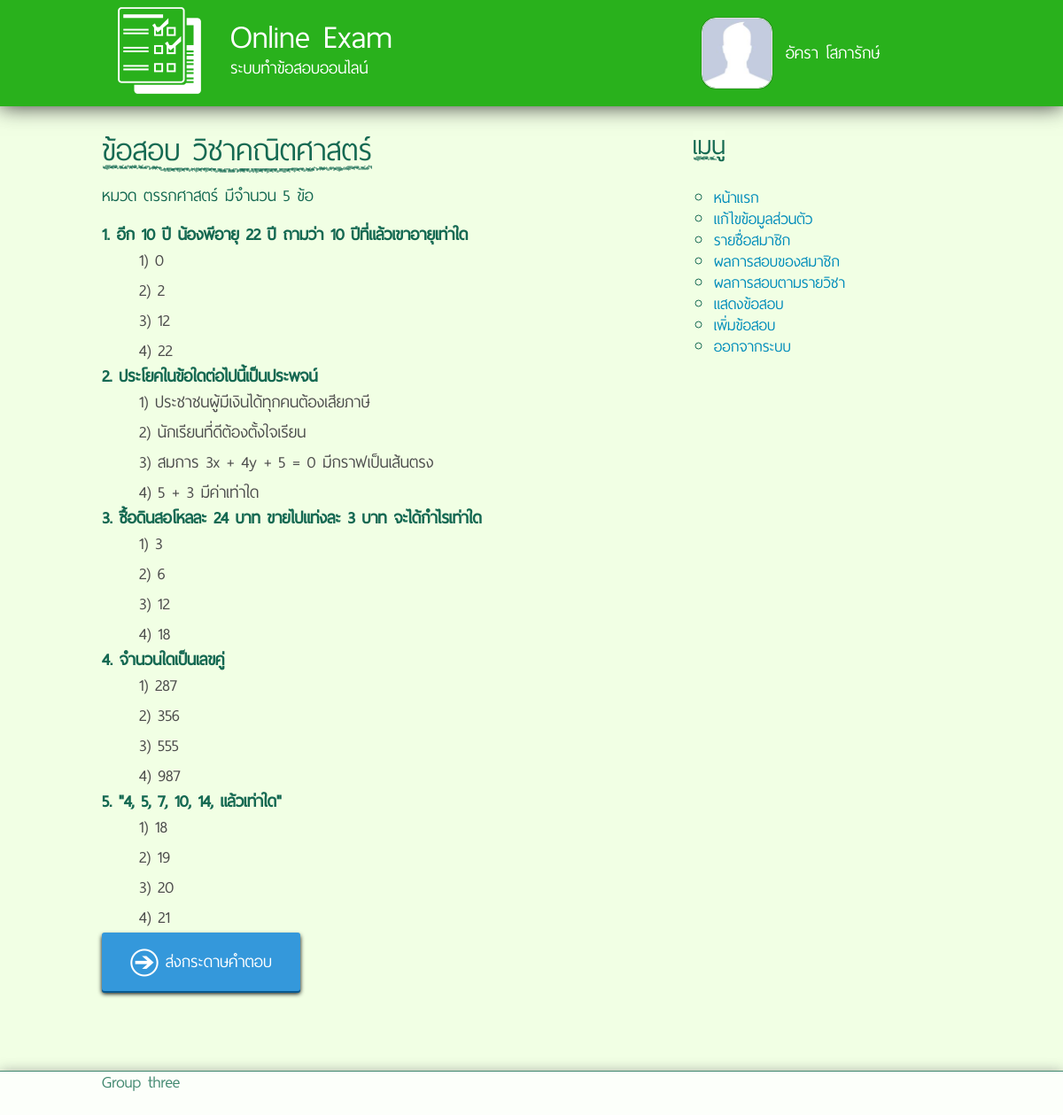
The page /exam.php?top=1 (signed in) on the database its author committed.
### tables this page shows
CREATE TABLE IF NOT EXISTS `topics` (
  `Top_id` int(11) NOT NULL AUTO_INCREMENT,
  `Top_name` varchar(50) NOT NULL,
  `Sub_id` varchar(8) NOT NULL,
  PRIMARY KEY (`Top_id`)
);

CREATE TABLE IF NOT EXISTS `subject` (
  `Sub_id` varchar(8) NOT NULL,
  `Sub_name` varchar(50) NOT NULL,
  `Tea_id` varchar(8) NOT NULL,
  PRIMARY KEY (`Sub_id`)
);

CREATE TABLE IF NOT EXISTS `question` (
  `Q_id` int(11) NOT NULL AUTO_INCREMENT,
  `Question` varchar(100) NOT NULL,
  `Choice1` varchar(70) NOT NULL,
  `Choice2` varchar(70) NOT NULL,
  `Choice3` varchar(70) DEFAULT NULL,
  `Choice4` varchar(70) DEFAULT NULL,
  `Choice5` varchar(70) DEFAULT NULL,
  `Correct` char(1) NOT NULL,
  `Top_id` int(11) NOT NULL,
  PRIMARY KEY (`Q_id`)
);

### config.php (called while the page is built, shortened)
<?php
	$cfg = array(
		'title' => "Online Exam",
		'subtitle' => "ระบบทำข้อสอบออนไลน์"
	);
?>

### db.php (called while the page is built)
<?php
	include("db.class.php");
	$db=new Database(DB_HOST,DB_USER,DB_PASS,DB_NAME);
?>

### functions.php (called while the page is built, shortened)
<?php
	function checkLogin($db) {
		if ($_SESSION['perm'] == "stu") {
			if (isset($_SESSION['user']) and isset($_SESSION['pwd'])) {
				$db->Table = "student";
				$db->Where = "Stu_id = '$_SESSION[user]' and Stu_pwd = '$_SESSION[pwd]'";
				$data = $db->Select1();
				if ($data) {
					return true;
				} else {
					return false;
				}
			} else {
				return false;
			}
		} elseif ($_SESSION['perm'] == "tea") {
			if (isset($_SESSION['user']) and isset($_SESSION['pwd'])) {
				$db->Table = "teacher";
				$db->Where = "Tea_id = '$_SESSION[user]' and Tea_pwd = '$_SESSION[pwd]'";
				$data = $db->Select1();
				if ($data) {
					return true;
				} else {
					return false;
				}
			} else {
				return false;
			}
		}
	}
?>

### db.class.php (called while the page is built, shortened)
<?php
	Class Database{
		public function Select1($Columns = "*")
		{
				$Select = "SELECT $Columns FROM $this->Table WHERE $this->Where LIMIT 1";
				$query = @mysql_query($Select);
				return @mysql_fetch_assoc($query);
		}
		public function Select($Columns = "*", $Orderby = "")
		{
			$data = array();
			$Select = "SELECT $Columns FROM $this->Table WHERE $this->Where $Orderby";
			$result = mysql_query($Select) or trigger_error(mysql_error().$Select);
			if ($result)
			{
				while($row = mysql_fetch_assoc($result))
				{
					$data[] = $row;
				}
			}
			return $data;
		}
	}
?>

### exam.php (the view, shortened to what this page needs)
<?php
	require_once("config.php");
	include("db.php");
	include("functions.php");
	include("head.php");
	include("sidebar.php");
	echo '		<div id="content" class="large-8 medium-8 medium-pull-4 columns">';
	$topid = (isset($_GET['top']) ? $_GET['top'] : "");
	$db->Table = "question";
	$db->Where = "q_id NOT
IN (
SELECT q_id
FROM question_detail
WHERE stu_id =  '$_SESSION[user]'
)
AND top_id =  '$topid'
ORDER BY RAND()
LIMIT 5";
	$quest = $db->Select();
	$db->Table = "subject s LEFT JOIN Topics t ON ( s.sub_id = t.sub_id )";
	$db->Where = "t.top_id =  '$topid'";
	$subdata = $db->Select1("Sub_name, Top_name");
?>
			<h1><span>ข้อสอบ วิชา<?php echo $subdata['Sub_name']; ?></span></h1>
			<p>หมวด <?php echo $subdata['Top_name']; ?> <span class="small">มีจำนวน <?php echo count($quest); ?> ข้อ</p>
			<form method="post" action="exam-process.php?top=<?php echo $topid; ?>">
<?php
	if ($quest && count($quest) > 0) {
		$count = 1;
		echo '				<div class="questions">';
		foreach ($quest as $value) {
			echo '
					<span class="question">' . $count . '. ' . $value['Question'] . '</span>
					<ul class="examcheck">
						<li>
							<input type="radio" name="answer' . $count . '" id="radio' . $count . '1" value="1" class="xcheckbox">
							<label for="radio' . $count . '1" class="xcheckbox-label">1) ' . $value['Choice1'] . '</label>
							<div class="checkmark"></div>
						</li>
						<li>
							<input type="radio" name="answer' . $count . '" id="radio' . $count . '2" value="2" class="xcheckbox">
							<label for="radio' . $count . '2" class="xcheckbox-label">2) ' . $value['Choice2'] . '</label>
							<div class="checkmark"></div>
						</li>
						<li>
							<input type="radio" name="answer' . $count . '" id="radio' . $count . '3" value="3" class="xcheckbox">
							<label for="radio' . $count . '3" class="xcheckbox-label">3) ' . $value['Choice3'] . '</label>
							<div class="checkmark"></div>
						</li>
						<li>
							<input type="radio" name="answer' . $count . '" id="radio' . $count . '4" value="4" class="xcheckbox">
							<label for="radio' . $count . '4" class="xcheckbox-label">4) ' . $value['Choice4'] . '</label>
							<div class="checkmark"></div>
						</li>
						<li style="display:none;">
							<input type="radio" name="answer' . $count . '" id="radio' . $count . '5" value="5" class="xcheckbox">
							<label for="radio' . $count . '5" class="xcheckbox-label">5) ' . $value['Choice5'] . '</label>
							<div class="checkmark"></div>
						</li>
					</ul>';
			$count++;
		}
		echo '				</div>
				<p>
					<button class="liblue subjectbtn"><img src="images/forward.png"> ส่งกระดาษคำตอบ</button>
				</p>';
	} else {
		echo showwarn("ยังไม่มีข้อสอบให้ทำในตอนนี้");
	}
?>
			</form>
		</div>
<?php
	include("footer.php");

### head.php (shortened to what this page needs)
?><html>
<head>
	<link rel="stylesheet" type="text/css" href="css/normalize.css">
	<link rel="stylesheet" href="css/foundation.css" />
	<link rel="stylesheet" href="css/styles.css" type="text/css" />
	<link rel="stylesheet" href="css/jquery-tool.css" type="text/css" />
	<link rel="stylesheet" type="text/css" href="css/ui-lightness/jquery-ui-1.10.3.custom.css">
</head>
<body>
	<div class="row rowhead">
		<div class="row" style="max-width: 62.5rem; margin: 0 auto;">
			<div id="wheader" class="large-12 columns">
				<div class="large-12">
					<div class="row">
						<div class="large-12 columns">
							<div class="large-8 medium-8 columns">
								<a href="index.php">
									<span class="htxt"><?php echo $cfg['title']; ?></span>
									<span class="stxt"><?php echo $cfg['subtitle']; ?></span>
								</a>
							</div>
							<div class="large-4 medium-4 columns">
<?php
	if (checkLogin($db)) {
?>
								<div class="profile">
									<div class="small-3 columns">
										<img src="images/who.jpg">
									</div>
									<div class="small-9 columns">
										<?php echo $_SESSION['name'] . '<br>' . (isset($_SESSION['major']) ? $_SESSION['major'] : ""); ?>
									</div>
								</div>
<?php
	}
?>
							</div>
						</div>
					</div>
				</div>
			</div>
		</div>
	</div>
	<div class="row">

### sidebar.php (shortened to what this page needs)
		<div id="sidebar" class="large-4 medium-4 medium-push-8 columns">
			<h2><span>เมนู</span></h2>
			<p>
				<ul class="menu">
					<li><a href="index.php">หน้าแรก</a></li>
<?php
	if (checkLogin($db)) {
		echo '<li><a href="#">แก้ไขข้อมูลส่วนตัว</a></li>';
		if ($_SESSION['perm'] == "stu") {
			echo '<li><a href="index.php#exam">เลือกข้อสอบ</a></li>';
		} elseif ($_SESSION['perm'] == "tea") {
			echo '<li><a href="members-list.php">รายชื่อสมาชิก</a></li>
					<li><a href="search-by-student.php">ผลการสอบของสมาชิก</a></li>
					<li><a href="search-by-subject.php">ผลการสอบตามรายวิชา</a></li>
					<li><a href="search-subjects.php">แสดงข้อสอบ</a></li>
					<li><a href="add-question.php">เพิ่มข้อสอบ</a></li>';
		}
		echo '<li><a href="login.php?logout">ออกจากระบบ</a></li>';
	} else {
		echo '<li><a href="login.php">เข้าสู่ระบบ</a></li>
			<li><a href="register.php">ลงทะเบียน</a></li>';
	}
?>
				</ul>
			</p>
		</div>

### footer.php (shortened to what this page needs)
	</div>
	<div class="row" style="position: fixed; height: 50px; background: #fff; max-width: inherit; border-top: solid #156952 1px;
bottom: 0px; box-shadow: 0px 2px 16px #838383;opacity: 0.8;">
		<div class="row" style="max-width: 62.5rem; margin: 0 auto;">
			<div class="medium-12 columns">
				Group three
				<br><?php if (!checkLogin($db)) echo '<a href="admin-login.php">Teacher Login</a>'; ?>
			</div>
		</div>
	</div>
</body>
</html>

### css/styles.css (style rules this page uses)
html, body { font-family: 'thaisans_neueregular', "Open Sans", "Helvetica Neue", "Helvetica", Helvetica, Arial, sans-serif; }
body { color: #156952; background: #F1FFE4; font-size: 1.5rem; }
h1, h2, h3, h4, h5, h6 { font-family: inherit; color: inherit; }
h1 > span { background: url('../images/chockd.png') no-repeat 0px bottom; text-shadow: -2px -1px 0 #F1FFE4, 2px -1px 0 #F1FFE4, -2px 1px 0 #F1FFE4, 2px 1px 0 #F1FFE4; }
h2 > span { background: url('../images/chockd.png') no-repeat 0px bottom; text-shadow: -2px -1px 0 #F1FFE4, 2px -1px 0 #F1FFE4, -2px 1px 0 #F1FFE4, 2px 1px 0 #F1FFE4; }
p { text-align: justify; font-size: 1.5rem; line-height: 1; }
ul { margin-left: 1.5rem; }
ul, ol, dl, label { font-size: inherit; line-height: 1; }
a { font-size: 1.4rem; line-height: 1; }
.rowhead { max-width: 100%; width: 100%; margin-bottom: 1rem; background: #29B11C; box-shadow: #333 0px 0px 23px; }
div#wheader { text-align: left; background: url('../images/logo100w.png') no-repeat 30px 7px; -webkit-font-smoothing: antialiased; color: #fff; height: 120px; }
#wheader .htxt { font-size: 3rem; display: block; margin-top: 17px; margin-left: 130px; padding: 0 0; }
#wheader .stxt { display: block; margin-left: 130px; font-size: 24px; padding: 0 0; }
#wheader a { height: 120px; position: absolute; color: #fff; }
#wheader .profile { display: table; }
#wheader .profile > div { display: table-cell; vertical-align: middle; height: 120px; float: none; width: inherit; padding-right: 0; }
#wheader .profile img { width: 80px; box-shadow: #000000 0px 0px 1px; border-radius: 16px; border: solid #E0E0E0 1px; }
div#content ,div#content > * { -moz-transition: all 0.2s ease-out; -o-transition: all 0.2s ease-out; -ms-transition: all 0.2s ease-out; -webkit-transition: all 0.2s ease-out; transition: all 0.2s ease-out; }
button.liblue, .button.liblue { font-family: inherit; font-size: 1.5rem; background-color: #3498db; color: white; border-radius: 3px; -webkit-border-radius: 3px; -moz-border-radius: 3px; box-shadow: 0px 2px 0px #085A91, 0px 2px 5px #000000; -webkit-box-shadow: 0px 2px 0px #085A91, 0px 3px 5px #000000; -moz-box-shadow: 0px 2px 0px #085A91, 0px 3px 5px #000000; -webkit-transition: all .1s ease; -moz-transition: all .1s ease; -ms-transition: all .1s ease; -o-transition: all .1s ease; transition: all .1s ease; }
ul.menu > li { list-style: circle; }
.questions span.question { font-weight: bold; }
ul.examcheck { margin-bottom: 0; }
.examcheck > li { position: relative; }
input[type=radio].xcheckbox + label.xcheckbox-label { padding-left:10px; width: 100%; height:34px; display:inline-block; background-repeat:no-repeat; background-position: 0 0; vertical-align:middle; cursor:pointer; line-height: 1.4; }
label.xcheckbox-label { -webkit-touch-callout: none; -webkit-user-select: none; -khtml-user-select: none; -moz-user-select: none; -ms-user-select: none; user-select: none; }
.checkmark { background: url('../images/check2.png'); background-repeat: no-repeat; background-position: 0 0; position: absolute; left: 5px; width: 34px; top: 2px; height: 34px; pointer-events: none; }
* { list-style: none; text-decoration: none; box-sizing: border-box !important; -webkit-box-sizing: border-box !important; -moz-box-sizing: border-box !important; -ms-box-sizing: border-box !important; }

### rows shown on the page
topics: Sub.Sub_name "คณิตศาสตร์", Top_name "ตรรกศาสตร์"
question: Question "อีก 10 ปี น้องพีอายุ 22 ปี ถามว่า 10 ปีที่แล้วเขาอายุเท่าใด", Choice1 "0", Choice2 "2", Choice3 "12", Choice4 "22"
question: Question "ประโยคในข้อใดต่อไปนี้เป็นประพจน์", Choice1 "ประชาชนผู้มีเงินได้ทุกคนต้องเสียภาษี", Choice2 "นักเรียนที่ดีต้องตั้งใจเรียน", Choice3 "สมการ 3x + 4y + 5 = 0 มีกราฟเป็นเส้นตรง", Choice4 "5 + 3 มีค่าเท่าใด"
question: Question "ซื้อดินสอโหลละ 24 บาท ขายไปแท่งละ 3 บาท จะได้กำไรเท่าใด", Choice1 "3", Choice2 "6", Choice3 "12", Choice4 "18"
question: Question "จำนวนใดเป็นเลขคู่", Choice1 "287", Choice2 "356", Choice3 "555", Choice4 "987"
question: Question "\"4, 5, 7, 10, 14, แล้วเท่าใด\"", Choice1 "18", Choice2 "19", Choice3 "20", Choice4 "21"

### other values the page prints
$cfg['title'] "Online Exam"
$cfg['subtitle'] "ระบบทำข้อสอบออนไลน์"
$_SESSION['name'] "อัครา โสภารักษ์"
count($quest) "5"
